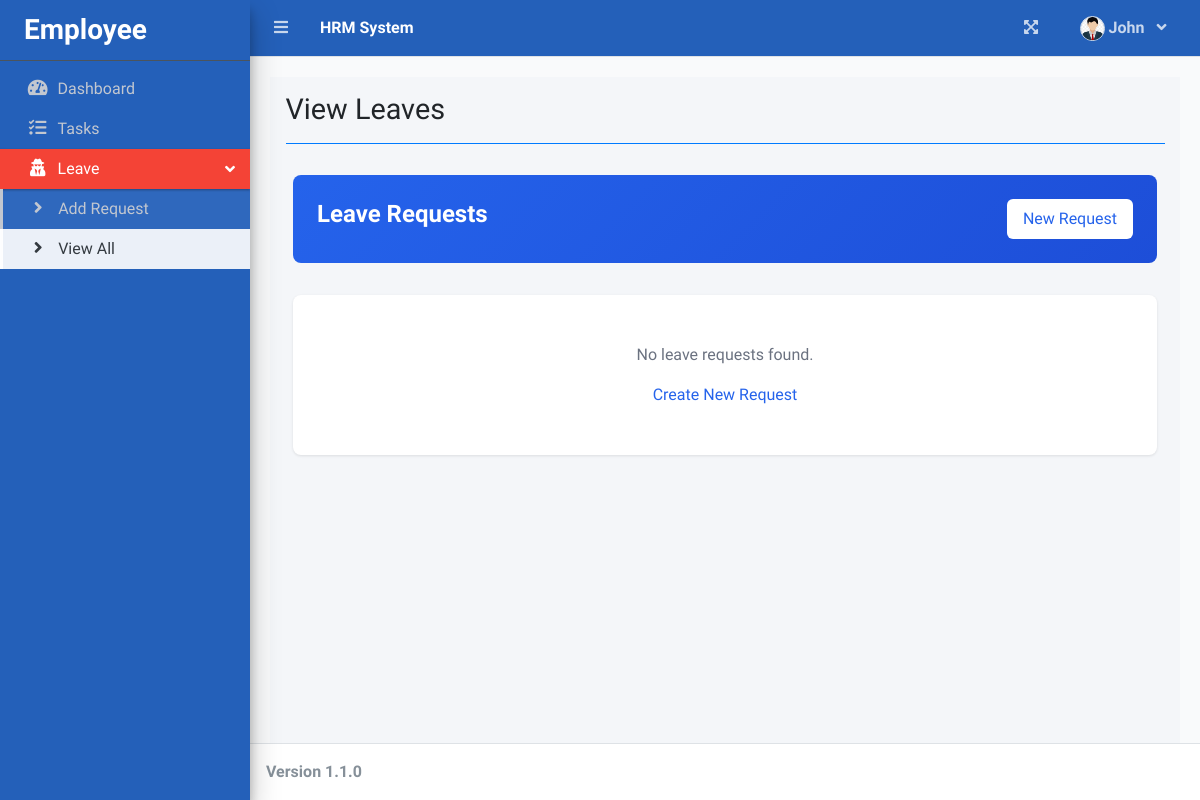
Before: /index.php?page=view_leaves (signed in) with the older database file.
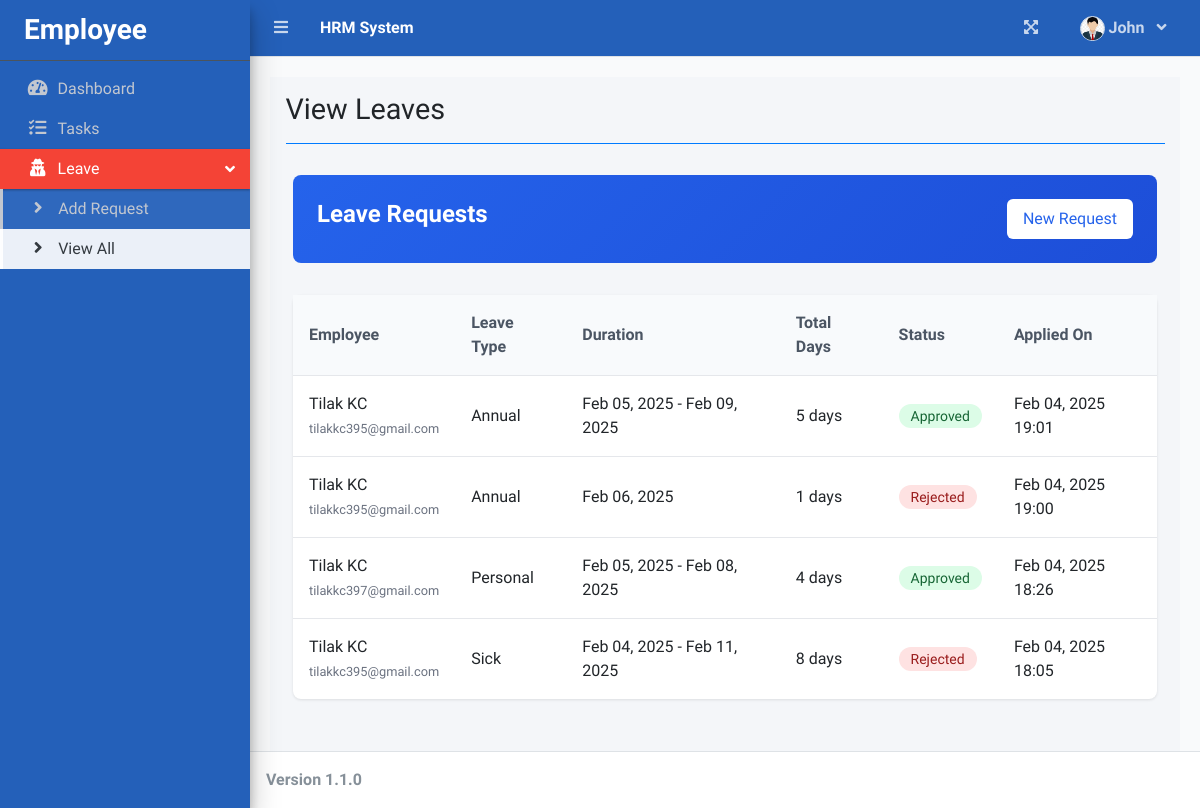
After: the same page with the newer database file.
### tables this page shows
CREATE TABLE `leave_requests` (
  `id` int(11) NOT NULL,
  `employee_name` varchar(100) NOT NULL,
  `employee_email` varchar(100) NOT NULL,
  `leave_type` enum('Annual','Sick','Personal','Emergency') NOT NULL,
  `start_date` date NOT NULL,
  `end_date` date NOT NULL,
  `total_days` int(11) NOT NULL,
  `reason` text NOT NULL,
  `status` enum('Pending','Approved','Rejected') DEFAULT 'Pending',
  `applied_on` timestamp NOT NULL DEFAULT current_timestamp(),
  `reviewed_by` varchar(50) NOT NULL,
  `reviewed_on` varchar(50) NOT NULL
);

### view_leaves.php (the view, shortened to what this page needs)
<?php
include 'db_connect.php';
$query = "SELECT * FROM leave_requests ORDER BY applied_on DESC";
$result = $conn->query($query);
?>
<!DOCTYPE html>
<html lang="en">
<head>
    <link href="https://cdn.jsdelivr.net/npm/sweetalert2@11.7.32/dist/sweetalert2.min.css" rel="stylesheet">
</head>
<body>
    <div class="container">
        <div class="header">
            <h1>Leave Requests</h1>
            <?php if ($_SESSION['login_type'] != 2): ?>
                <a href="./index.php?page=leave_request" class="new-request-btn">New Request</a>
            <?php endif; ?>
        </div>
        <?php if ($result->num_rows > 0): ?>
            <table class="leave-table">
                <thead>
                    <tr>
                        <th>Employee</th>
                        <th>Leave Type</th>
                        <th>Duration</th>
                        <th>Total Days</th>
                        <th>Status</th>
                        <th>Applied On</th>
                    </tr>
                </thead>
                <tbody>
                    <?php while ($row = $result->fetch_assoc()): ?>
                        <tr>
                            <td>
                                <?php echo htmlspecialchars($row['employee_name']); ?><br>
                                <small style="color: #6b7280;"><?php echo htmlspecialchars($row['employee_email']); ?></small>
                            </td>
                            <td><?php echo htmlspecialchars($row['leave_type']); ?></td>
                            <td>
                                <?php
                                echo date('M d, Y', strtotime($row['start_date']));
                                if ($row['start_date'] !== $row['end_date']) {
                                    echo ' - ' . date('M d, Y', strtotime($row['end_date']));
                                }
                                ?>
                            </td>
                            <td><?php echo $row['total_days']; ?> days</td>
                            <td>
                                <span class="status-badge status-<?php echo strtolower($row['status']); ?>">
                                    <?php echo $row['status']; ?>
                                </span>
                            </td>
                            <td><?php echo date('M d, Y H:i', strtotime($row['applied_on'])); ?></td>
                        </tr>
                    <?php endwhile; ?>
                </tbody>
            </table>
        <?php else: ?>
            <div class="empty-state">
                <p>No leave requests found.</p>
                <?php if ($_SESSION['login_type'] != 2): ?>
                    <a href="leave_request.php" class="new-request-btn">Create New Request</a>
                <?php endif; ?>
            </div>
        <?php endif; ?>
    </div>
</body>
</html>

### index.php (shortened to what this page needs)
<!DOCTYPE html>
<html lang="en">
<?php
include 'header.php'
?>
<body class="hold-transition sidebar-mini layout-fixed layout-navbar-fixed layout-footer-fixed">
  <div class="wrapper">
    <?php include 'topbar.php' ?>
    <?php include 'sidebar.php' ?>
    <div class="content-wrapper">
     <div class="content-header">
      <div class="container-fluid">
        <div class="row mb-2">
          <div class="col-sm-6">
            <h1 class="m-0"><?php echo $title ?></h1>
          </div>
        </div>
        <hr class="border-primary">
      </div>
    </div>
    <section class="content">
      <div class="container-fluid">
       <?php
       $page = isset($_GET['page']) ? $_GET['page'] : 'home';
       if(!file_exists($page.".php")){
        include '404.html';
      }else{
        include $page.'.php';
      }
      ?>
    </div>
  </section>
</div>
<footer class="main-footer">
  <b>Version 1.1.0</b>
</footer>
</div>
</body>
</html>

### header.php (shortened to what this page needs)
<head>
  <?php
  $title = isset($_GET['page']) ? ucwords(str_replace("_", ' ', $_GET['page'])) : "Home";
  ?>
  <link rel="stylesheet" href="assets/plugins/fontawesome-free/css/all.min.css">
  <link rel="stylesheet" href="assets/plugins/overlayScrollbars/css/OverlayScrollbars.min.css">
  <link rel="stylesheet" href="assets/plugins/datatables-bs4/css/dataTables.bootstrap4.min.css">
  <link rel="stylesheet" href="assets/plugins/datatables-responsive/css/responsive.bootstrap4.min.css">
  <link rel="stylesheet" href="assets/plugins/datatables-buttons/css/buttons.bootstrap4.min.css">
  <link rel="stylesheet" href="assets/plugins/select2/css/select2.min.css">
  <link rel="stylesheet" href="assets/plugins/select2-bootstrap4-theme/select2-bootstrap4.min.css">
  <link rel="stylesheet" href="assets/plugins/sweetalert2-theme-bootstrap-4/bootstrap-4.min.css">
  <link rel="stylesheet" href="assets/plugins/toastr/toastr.min.css">
  <link rel="stylesheet" href="assets/plugins/dropzone/min/dropzone.min.css">
  <link rel="stylesheet" href="assets/dist/css/jquery.datetimepicker.min.css">
  <link rel="stylesheet" href="assets/plugins/icheck-bootstrap/icheck-bootstrap.min.css">
  <link rel="stylesheet" href="assets/plugins/bootstrap4-toggle/css/bootstrap4-toggle.min.css">
  <link rel="stylesheet" href="assets/dist/css/adminlte.min.css">
  <link rel="stylesheet" href="assets/dist/css/styles.css">
  <link rel="stylesheet" href="assets/plugins/summernote/summernote-bs4.min.css">
</head>

### topbar.php (shortened to what this page needs)
<nav class="main-header navbar navbar-expand navbar-primary navbar-dark " style="background: #2460b9;">
  <ul class="navbar-nav">
    <?php if(isset($_SESSION['login_id'])): ?>
      <li class="nav-item">
        <a class="nav-link" data-widget="pushmenu" href="" role="button"><i class="fas fa-bars"></i></a>
      </li>
    <?php endif; ?>
    <li>
      <a class="nav-link text-white"  href="./" role="button"> <large><b>HRM System</b></large></a>
    </li>
  </ul>
  <ul class="navbar-nav ml-auto">
    <li class="nav-item">
      <a class="nav-link" data-widget="fullscreen" href="#" role="button">
        <i class="fas fa-expand-arrows-alt"></i>
      </a>
    </li>
    <li class="nav-item dropdown">
      <a class="nav-link"  data-toggle="dropdown" aria-expanded="true" href="javascript:void(0)">
        <span>
          <div class="d-felx badge-pill">
            <span class=""><img src="assets/uploads/<?php echo $_SESSION['login_avatar'] ?>" alt="" class="user-img border "></span>
            <span><b><?php echo ucwords($_SESSION['login_firstname']) ?></b></span>
            <span class="fa fa-angle-down ml-2"></span>
          </div>
        </span>
      </a>
    </li>
  </ul>
</nav>

### sidebar.php (shortened to what this page needs)
<aside class="main-sidebar sidebar-dark-primary elevation-4">
  <div class="dropdown">
    <a href="./" class="brand-link d-flex">
      <?php if ($_SESSION['login_type'] == 2): ?>
        <h3 class="text-center p-0 m-0 align-self-center"><b>Admin</b></h3>
      <?php elseif ($_SESSION['login_type'] == 1): ?>
        <h3 class="text-center p-0 m-0 align-self-center"><b>Evaluator</b></h3>
      <?php else: ?>
        <h3 class="text-center p-0 m-0 align-self-center"><b>Employee</b></h3>
      <?php endif; ?>
    </a>
  </div>
  <div class="sidebar pb-4 mb-4">
    <nav class="mt-2">
      <ul class="nav nav-pills nav-sidebar flex-column nav-flat" data-widget="treeview" role="menu"
        data-accordion="false">
        <li class="nav-item dropdown">
          <a href="./" class="nav-link nav-home">
            <i class="nav-icon fas fa-tachometer-alt"></i>
            <p>
              Dashboard
            </p>
          </a>
        </li>
        <li class="nav-item dropdown">
          <a href="./index.php?page=task_list" class="nav-link nav-task_list">
            <i class="nav-icon fas fa-tasks"></i>
            <p>
              Tasks
            </p>
          </a>
        </li>
        <?php if ($_SESSION['login_type'] == 0): ?>
          <li class="nav-item">
            <a href="#" class="nav-link nav-edit_evaluator">
              <i class="nav-icon fas fa-user-secret"></i>
              <p>
                Leave
                <i class="right fas fa-angle-left"></i>
              </p>
            </a>
            <ul class="nav nav-treeview">
              <li class="nav-item">
                <a href="./index.php?page=leave_request" class="nav-link nav-leave_request tree-item">
                  <i class="fas fa-angle-right nav-icon"></i>
                  <p>Add Request</p>
                </a>
              </li>
              <li class="nav-item">
                <a href="./index.php?page=view_leaves" class="nav-link nav-view_leaves tree-item">
                  <i class="fas fa-angle-right nav-icon"></i>
                  <p>View All</p>
                </a>
              </li>
            </ul>
          </li>
        <?php endif; ?>
      </ul>
    </nav>
  </div>
</aside>

### topbar.php (style rules this page uses)
.user-img { border-radius: 50%; height: 25px; width: 25px; object-fit: cover; }

### view_leaves.php (style rules this page uses)
* { margin: 0; padding: 0; box-sizing: border-box; font-family: 'Plus Jakarta Sans', sans-serif; }
body { background: #f9fafb; padding: 20px; }
.container { max-width: 1200px; margin: 0 auto; }
.header { background: linear-gradient(135deg, #2563eb, #1d4ed8); color: white; padding: 1.5rem; border-radius: 8px; margin-bottom: 2rem; display: flex; justify-content: space-between; align-items: center; }
.header h1 { font-size: 1.5rem; font-weight: 600; }
.new-request-btn { background: white; color: #2563eb; padding: 0.5rem 1rem; border-radius: 6px; text-decoration: none; font-weight: 500; transition: all 0.3s; }
.leave-table { width: 100%; background: white; border-radius: 8px; box-shadow: 0 1px 3px rgba(0, 0, 0, 0.1); border-collapse: collapse; margin-bottom: 2rem; }
.leave-table th, .leave-table td { padding: 1rem; text-align: left; border-bottom: 1px solid #e5e7eb; }
.leave-table th { background: #f8fafc; font-weight: 600; color: #4b5563; }
.leave-table tr:last-child td { border-bottom: none; }
.status-badge { padding: 0.25rem 0.75rem; border-radius: 9999px; font-size: 0.875rem; font-weight: 500; }
.status-approved { background: #dcfce7; color: #166534; }
.status-rejected { background: #fee2e2; color: #991b1b; }
.empty-state { text-align: center; padding: 3rem; background: white; border-radius: 8px; box-shadow: 0 1px 3px rgba(0, 0, 0, 0.1); }
.empty-state p { color: #6b7280; margin-bottom: 1rem; }

Changed rows visible on the page:
added leave_requests: employee_name "Tilak KC", employee_email "tilakkc395@gmail.com", leave_type "Annual", start_date "Feb 05, 2025", end_date "Feb 09, 2025", total_days "5", status "Approved", applied_on "Feb 04, 2025 19:01"
added leave_requests: employee_name "Tilak KC", employee_email "tilakkc395@gmail.com", leave_type "Annual", start_date "Feb 06, 2025", total_days "1", status "Rejected", applied_on "Feb 04, 2025 19:00"
added leave_requests: employee_name "Tilak KC", employee_email "tilakkc397@gmail.com", leave_type "Personal", start_date "Feb 05, 2025", end_date "Feb 08, 2025", total_days "4", status "Approved", applied_on "Feb 04, 2025 18:26"
added leave_requests: employee_name "Tilak KC", employee_email "tilakkc395@gmail.com", leave_type "Sick", start_date "Feb 04, 2025", end_date "Feb 11, 2025", total_days "8", status "Rejected", applied_on "Feb 04, 2025 18:05"
Other visible differences:
text no longer shown: "No leave requests found. Create New Request"
text now shown: "Employee Leave Type Duration Total Days Status Applied On"
